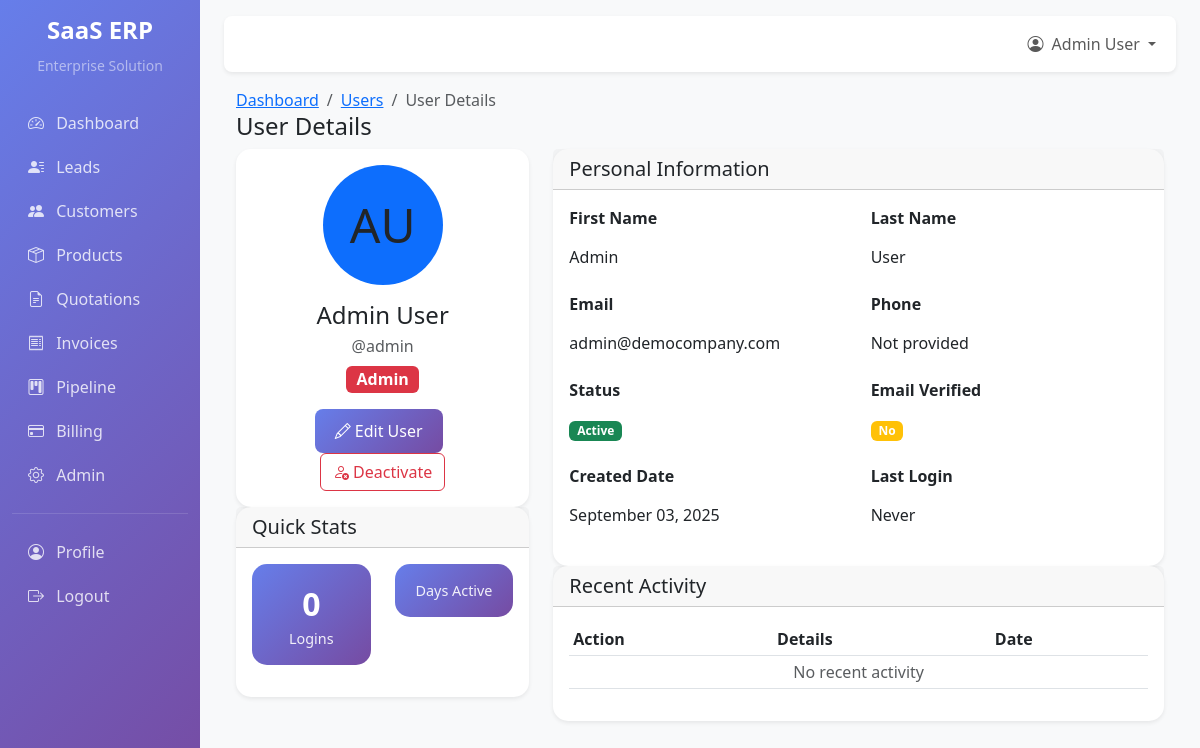
Before: /admin/users/1 (signed in) with the older database file.
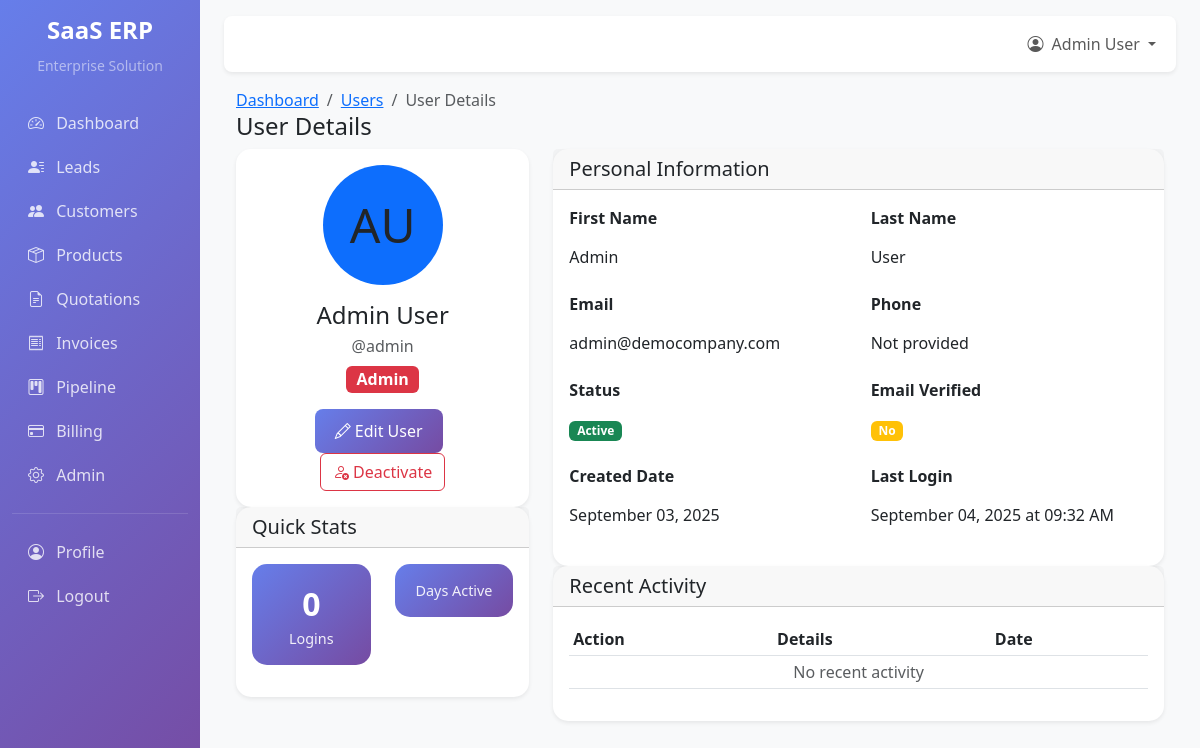
After: the same page with the newer database file.
### app/models.py (models this page shows, shortened)
class User(UserMixin, db.Model):
    __tablename__ = 'users'
    id = db.Column(db.Integer, primary_key=True)
    company_id = db.Column(db.Integer, db.ForeignKey('companies.id'), nullable=False)
    email = db.Column(db.String(120), unique=True, nullable=False)
    username = db.Column(db.String(80), unique=True, nullable=False)
    first_name = db.Column(db.String(50), nullable=False)
    last_name = db.Column(db.String(50), nullable=False)
    password_hash = db.Column(db.String(255), nullable=False)
    role = db.Column(db.Enum(UserRole), default=UserRole.SALES_EXECUTIVE)
    phone = db.Column(db.String(20))
    avatar_url = db.Column(db.String(500))
    is_active = db.Column(db.Boolean, default=True)
    last_login = db.Column(db.DateTime)
    created_at = db.Column(db.DateTime, default=datetime.utcnow)
    updated_at = db.Column(db.DateTime, default=datetime.utcnow, onupdate=datetime.utcnow)
    leads_assigned = db.relationship('Lead', backref='assigned_to', lazy='dynamic')
    tasks_assigned = db.relationship('Task', backref='assigned_to', lazy='dynamic')
    activities = db.relationship('Activity', backref='user', lazy='dynamic')
    def get_full_name(self):
        return f"{self.first_name} {self.last_name}"

### app/admin.py (the view)
@admin_bp.route('/users/<int:user_id>')
@login_required
def view_user(user_id):
    if current_user.role not in [UserRole.ADMIN, UserRole.MANAGER]:
        flash('You do not have permission to view user details.', 'error')
        return redirect(url_for('admin.users'))
    user = User.query.filter_by(
        id=user_id, company_id=current_user.company.id
    ).first_or_404()
    user_stats = {
        'leads_assigned': Lead.query.filter_by(assigned_to_id=user.id).count(),
        'customers_converted': Customer.query.filter_by(company_id=user.company_id).count(),
        'activities_logged': Activity.query.filter_by(user_id=user.id).count(),
        'tasks_assigned': Task.query.filter_by(assigned_to_id=user.id).count()
    }
    recent_activities = Activity.query.filter_by(
        company_id=user.company_id, user_id=user.id
    ).order_by(desc(Activity.created_at)).limit(10).all()
    return render_template('admin/user_detail.html',
                         user=user,
                         user_stats=user_stats,
                         recent_activities=recent_activities,
                         title=f'User: {user.get_full_name()}')

### app/auth.py (called while the page is built)
@login_manager.user_loader
def load_user(user_id):
    try:
        user_id_int = int(user_id)
        return User.query.get(user_id_int)
    except (ValueError, TypeError):
        user = User.query.filter_by(username=user_id).first()
        if not user:
            user = User.query.filter_by(email=user_id).first()
        return user

### templates/admin/user_detail.html (shortened to what the changed rows need)
{% extends "base.html" %}
{% block content %}
<div class="container-fluid">
    <div class="row">
        <div class="col-lg-4">
            <div class="card">
                <div class="card-body text-center">
                    <div class="avatar-lg mx-auto mb-3">
                        {% if user.avatar_url %}
                            <img src="{{ user.avatar_url }}" class="rounded-circle img-thumbnail" alt="Avatar" style="width: 120px; height: 120px;">
                        {% else %}
                            <div class="avatar-title rounded-circle bg-primary mx-auto" style="width: 120px; height: 120px; line-height: 120px; font-size: 3rem;">
                                {{ user.first_name[0] }}{{ user.last_name[0] }}
                            </div>
                        {% endif %}
                    </div>
                    <h4 class="mb-1">{{ user.get_full_name() }}</h4>
                    <p class="text-muted mb-2">@{{ user.username }}</p>
                    <span class="badge bg-{{ 'danger' if user.role.value == 'admin' else 'warning' if user.role.value == 'manager' else 'info' }} fs-6">
                        {{ user.role.value.replace('_', ' ').title() }}
                    </span>
                    <div class="mt-3">
                        <a href="{{ url_for('admin.edit_user', user_id=user.id) }}" class="btn btn-primary me-2">
                        </a>
                        {% if user.is_active %}
                            <button class="btn btn-outline-danger" onclick="deactivateUser({{ user.id }})">
                            </button>
                        {% else %}
                            <button class="btn btn-outline-success" onclick="activateUser({{ user.id }})">
                                <i class="bi bi-person-check me-1"></i>Activate
                            </button>
                        {% endif %}
                    </div>
                </div>
            </div>
        </div>
        <div class="col-lg-8">
            <div class="card">
                <div class="card-body">
                    <div class="row">
                        <div class="col-md-6">
                            <div class="mb-3">
                                <label class="form-label fw-bold">First Name</label>
                                <p class="form-control-plaintext">{{ user.first_name }}</p>
                            </div>
                        </div>
                        <div class="col-md-6">
                            <div class="mb-3">
                                <label class="form-label fw-bold">Last Name</label>
                                <p class="form-control-plaintext">{{ user.last_name }}</p>
                            </div>
                        </div>
                    </div>
                    <div class="row">
                        <div class="col-md-6">
                            <div class="mb-3">
                                <label class="form-label fw-bold">Email</label>
                                <p class="form-control-plaintext">{{ user.email }}</p>
                            </div>
                        </div>
                        <div class="col-md-6">
                            <div class="mb-3">
                                <label class="form-label fw-bold">Phone</label>
                                <p class="form-control-plaintext">{{ user.phone or 'Not provided' }}</p>
                            </div>
                        </div>
                    </div>
                    <div class="row">
                        <div class="col-md-6">
                            <div class="mb-3">
                                <p class="form-control-plaintext">
                                    <span class="badge bg-{{ 'success' if user.is_active else 'danger' }}">
                                        {{ 'Active' if user.is_active else 'Inactive' }}
                                    </span>
                                </p>
                            </div>
                        </div>
                    </div>
                    <div class="row">
                        <div class="col-md-6">
                            <div class="mb-3">
                                <label class="form-label fw-bold">Created Date</label>
                                <p class="form-control-plaintext">{{ user.created_at.strftime('%B %d, %Y') if user.created_at else 'N/A' }}</p>
                            </div>
                        </div>
                        <div class="col-md-6">
                            <div class="mb-3">
                                <label class="form-label fw-bold">Last Login</label>
                                <p class="form-control-plaintext">{{ user.last_login.strftime('%B %d, %Y at %I:%M %p') if user.last_login else 'Never' }}</p>
                            </div>
                        </div>
                    </div>
                </div>
            </div>
            <div class="card">
                <div class="card-body">
                    <div class="table-responsive">
                        <table class="table table-sm">
                            <thead>
                                <tr>
                                    <th>Action</th>
                                    <th>Details</th>
                                    <th>Date</th>
                                </tr>
                            </thead>
                        </table>
                    </div>
                </div>
            </div>
        </div>
    </div>
</div>
{% endblock %}

### templates/base.html (shortened to what the changed rows need)
<!DOCTYPE html>
<html lang="en">
<head>
    <link href="https://cdn.jsdelivr.net/npm/bootstrap@5.3.0/dist/css/bootstrap.min.css" rel="stylesheet">
    <link href="https://cdn.jsdelivr.net/npm/bootstrap-icons@1.10.0/font/bootstrap-icons.css" rel="stylesheet">
</head>
<body>
    <div class="container-fluid">
        <div class="row">
            <main class="col-md-9 ms-sm-auto col-lg-10 px-md-4 main-content">
                <nav class="navbar navbar-expand-lg navbar-light bg-white shadow-sm rounded-3 my-3">
                    <div class="container-fluid">
                        <div class="navbar-nav ms-auto">
                            {% if current_user.is_authenticated %}
                            <div class="nav-item dropdown">
                                <a class="nav-link dropdown-toggle" href="#" role="button" data-bs-toggle="dropdown">
                                    <i class="bi bi-person-circle me-1"></i>
                                    {{ current_user.first_name }} {{ current_user.last_name }}
                                </a>
                            </div>
                            {% else %}
                            <a class="nav-link" href="{{ url_for('auth.login') }}">Login</a>
                            {% endif %}
                        </div>
                    </div>
                </nav>
                {% block content %}{% endblock %}
            </main>
        </div>
    </div>
</body>
</html>

Changed rows visible on the page:
changed User "Admin User": last_login "Never" → "September 04, 2025 at 09:32 AM"
